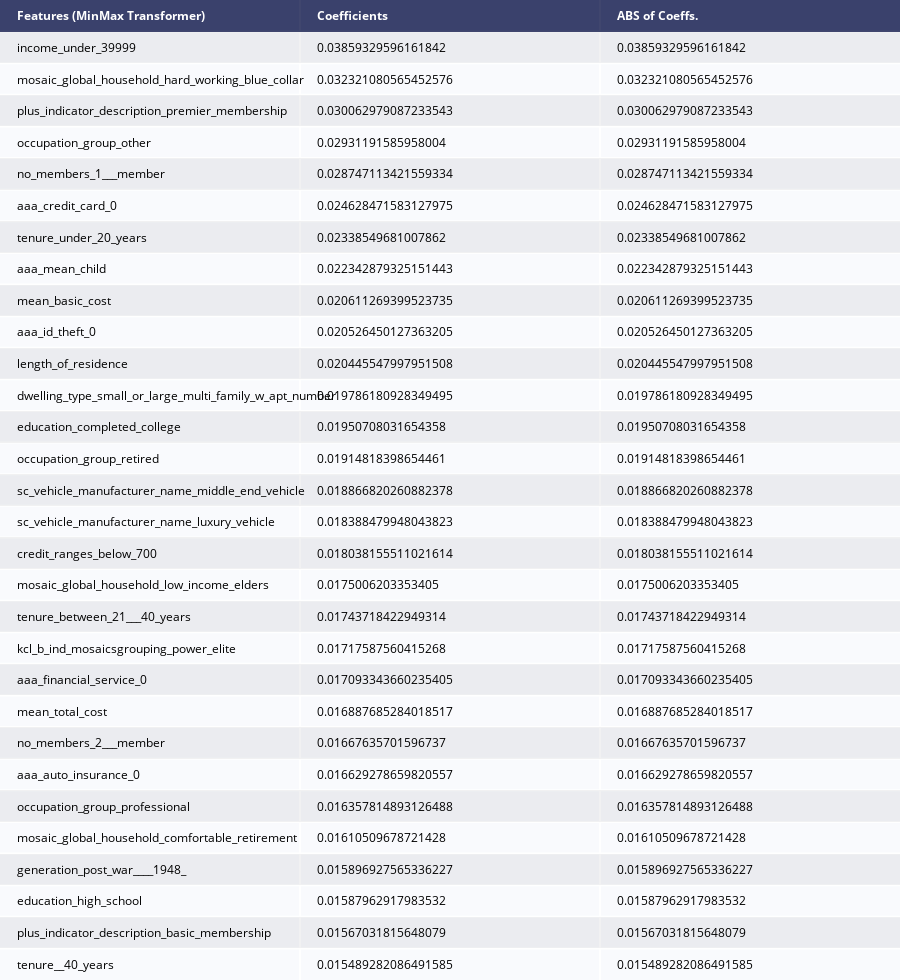

The notebook cell this image was saved under:
### Code cell
coef_df_xgb = pd.DataFrame({'feature':testX.columns, 'coefs': xgb.feature_importances_})
coef_df_xgb["abs_coeff"] = coef_df_xgb['coefs'].abs()
coef_df_xgb.sort_values("abs_coeff",ascending=False,inplace=True)
coef_df_xgb.nlargest(30,columns=["abs_coeff"])
counts_xgb = pd.DataFrame(coef_df_xgb.nlargest(30,columns=["abs_coeff"]), index=None)
counts_xgb.rename(columns={"feature": "Features (MinMax Transformer)", 'coefs':'Coefficients', 'abs_coeff': "ABS of Coeffs."}, inplace=True)
fig = ff.create_table(counts_xgb, height_constant=30, index=False)
fig.write_image(var_to_predict_save+'_xgb_coef.png')
py.iplot(fig)

### Figure 1 — Plotly figure (JSON) as saved in the notebook; plotly's stock layout.template omitted (floating-point values rounded to 4 significant figures)
{"data": [{"colorscale": [[0, "#00083e"], [0.5, "#ededee"], [1, "#ffffff"]], "hoverinfo": "none", "opacity": 0.75, "showscale": false, "type": "heatmap", "z": [[0, 0, 0], [0.5, 0.5, 0.5], [1, 1, 1], [0.5, 0.5, 0.5], [1, 1, 1], [0.5, 0.5, 0.5], [1, 1, 1], [0.5, 0.5, 0.5], [1, 1, 1], [0.5, 0.5, 0.5], [1, 1, 1], [0.5, 0.5, 0.5], [1, 1, 1], [0.5, 0.5, 0.5], [1, 1, 1], [0.5, 0.5, 0.5], [1, 1, 1], [0.5, 0.5, 0.5], [1, 1, 1], [0.5, 0.5, 0.5], [1, 1, 1], [0.5, 0.5, 0.5], [1, 1, 1], [0.5, 0.5, 0.5], [1, 1, 1], [0.5, 0.5, 0.5], [1, 1, 1], [0.5, 0.5, 0.5], [1, 1, 1], [0.5, 0.5, 0.5], [1, 1, 1]]}], "layout": {"annotations": [{"align": "left", "font": {"color": "#ffffff"}, "showarrow": false, "text": "<b>Features (MinMax Transformer)</b>", "x": -0.45, "xanchor": "left", "xref": "x", "y": 0, "yref": "y"}, {"align": "left", "font": {"color": "#ffffff"}, "showarrow": false, "text": "<b>Coefficients</b>", "x": 0.55, "xanchor": "left", "xref": "x", "y": 0, "yref": "y"}, {"align": "left", "font": {"color": "#ffffff"}, "showarrow": false, "text": "<b>ABS of Coeffs.</b>", "x": 1.55, "xanchor": "left", "xref": "x", "y": 0, "yref": "y"}, {"align": "left", "font": {"color": "#000000"}, "showarrow": false, "text": "income_under_39999", "x": -0.45, "xanchor": "left", "xref": "x", "y": 1, "yref": "y"}, {"align": "left", "font": {"color": "#000000"}, "showarrow": false, "text": "0.03859329596161842", "x": 0.55, "xanchor": "left", "xref": "x", "y": 1, "yref": "y"}, {"align": "left", "font": {"color": "#000000"}, "showarrow": false, "text": "0.03859329596161842", "x": 1.55, "xanchor": "left", "xref": "x", "y": 1, "yref": "y"}, {"align": "left", "font": {"color": "#000000"}, "showarrow": false, "text": "mosaic_global_household_hard_working_blue_collar", "x": -0.45, "xanchor": "left", "xref": "x", "y": 2, "yref": "y"}, {"align": "left", "font": {"color": "#000000"}, "showarrow": false, "text": "0.032321080565452576", "x": 0.55, "xanchor": "left", "xref": "x", "y": 2, "yref": "y"}, {"align": "left", "font": {"color": "#000000"}, "showarrow": false, "text": "0.032321080565452576", "x": 1.55, "xanchor": "left", "xref": "x", "y": 2, "yref": "y"}, {"align": "left", "font": {"color": "#000000"}, "showarrow": false, "text": "plus_indicator_description_premier_membership", "x": -0.45, "xanchor": "left", "xref": "x", "y": 3, "yref": "y"}, {"align": "left", "font": {"color": "#000000"}, "showarrow": false, "text": "0.030062979087233543", "x": 0.55, "xanchor": "left", "xref": "x", "y": 3, "yref": "y"}, {"align": "left", "font": {"color": "#000000"}, "showarrow": false, "text": "0.030062979087233543", "x": 1.55, "xanchor": "left", "xref": "x", "y": 3, "yref": "y"}, {"align": "left", "font": {"color": "#000000"}, "showarrow": false, "text": "occupation_group_other", "x": -0.45, "xanchor": "left", "xref": "x", "y": 4, "yref": "y"}, {"align": "left", "font": {"color": "#000000"}, "showarrow": false, "text": "0.02931191585958004", "x": 0.55, "xanchor": "left", "xref": "x", "y": 4, "yref": "y"}, {"align": "left", "font": {"color": "#000000"}, "showarrow": false, "text": "0.02931191585958004", "x": 1.55, "xanchor": "left", "xref": "x", "y": 4, "yref": "y"}, {"align": "left", "font": {"color": "#000000"}, "showarrow": false, "text": "no_members_1___member", "x": -0.45, "xanchor": "left", "xref": "x", "y": 5, "yref": "y"}, {"align": "left", "font": {"color": "#000000"}, "showarrow": false, "text": "0.028747113421559334", "x": 0.55, "xanchor": "left", "xref": "x", "y": 5, "yref": "y"}, {"align": "left", "font": {"color": "#000000"}, "showarrow": false, "text": "0.028747113421559334", "x": 1.55, "xanchor": "left", "xref": "x", "y": 5, "yref": "y"}, {"align": "left", "font": {"color": "#000000"}, "showarrow": false, "text": "aaa_credit_card_0", "x": -0.45, "xanchor": "left", "xref": "x", "y": 6, "yref": "y"}, {"align": "left", "font": {"color": "#000000"}, "showarrow": false, "text": "0.024628471583127975", "x": 0.55, "xanchor": "left", "xref": "x", "y": 6, "yref": "y"}, {"align": "left", "font": {"color": "#000000"}, "showarrow": false, "text": "0.024628471583127975", "x": 1.55, "xanchor": "left", "xref": "x", "y": 6, "yref": "y"}, {"align": "left", "font": {"color": "#000000"}, "showarrow": false, "text": "tenure_under_20_years", "x": -0.45, "xanchor": "left", "xref": "x", "y": 7, "yref": "y"}, {"align": "left", "font": {"color": "#000000"}, "showarrow": false, "text": "0.02338549681007862", "x": 0.55, "xanchor": "left", "xref": "x", "y": 7, "yref": "y"}, {"align": "left", "font": {"color": "#000000"}, "showarrow": false, "text": "0.02338549681007862", "x": 1.55, "xanchor": "left", "xref": "x", "y": 7, "yref": "y"}, {"align": "left", "font": {"color": "#000000"}, "showarrow": false, "text": "aaa_mean_child", "x": -0.45, "xanchor": "left", "xref": "x", "y": 8, "yref": "y"}, {"align": "left", "font": {"color": "#000000"}, "showarrow": false, "text": "0.022342879325151443", "x": 0.55, "xanchor": "left", "xref": "x", "y": 8, "yref": "y"}, {"align": "left", "font": {"color": "#000000"}, "showarrow": false, "text": "0.022342879325151443", "x": 1.55, "xanchor": "left", "xref": "x", "y": 8, "yref": "y"}, {"align": "left", "font": {"color": "#000000"}, "showarrow": false, "text": "mean_basic_cost", "x": -0.45, "xanchor": "left", "xref": "x", "y": 9, "yref": "y"}, {"align": "left", "font": {"color": "#000000"}, "showarrow": false, "text": "0.020611269399523735", "x": 0.55, "xanchor": "left", "xref": "x", "y": 9, "yref": "y"}, {"align": "left", "font": {"color": "#000000"}, "showarrow": false, "text": "0.020611269399523735", "x": 1.55, "xanchor": "left", "xref": "x", "y": 9, "yref": "y"}, {"align": "left", "font": {"color": "#000000"}, "showarrow": false, "text": "aaa_id_theft_0", "x": -0.45, "xanchor": "left", "xref": "x", "y": 10, "yref": "y"}, {"align": "left", "font": {"color": "#000000"}, "showarrow": false, "text": "0.020526450127363205", "x": 0.55, "xanchor": "left", "xref": "x", "y": 10, "yref": "y"}, {"align": "left", "font": {"color": "#000000"}, "showarrow": false, "text": "0.020526450127363205", "x": 1.55, "xanchor": "left", "xref": "x", "y": 10, "yref": "y"}, {"align": "left", "font": {"color": "#000000"}, "showarrow": false, "text": "length_of_residence", "x": -0.45, "xanchor": "left", "xref": "x", "y": 11, "yref": "y"}, {"align": "left", "font": {"color": "#000000"}, "showarrow": false, "text": "0.020445547997951508", "x": 0.55, "xanchor": "left", "xref": "x", "y": 11, "yref": "y"}, {"align": "left", "font": {"color": "#000000"}, "showarrow": false, "text": "0.020445547997951508", "x": 1.55, "xanchor": "left", "xref": "x", "y": 11, "yref": "y"}, {"align": "left", "font": {"color": "#000000"}, "showarrow": false, "text": "dwelling_type_small_or_large_multi_family_w_apt_number", "x": -0.45, "xanchor": "left", "xref": "x", "y": 12, "yref": "y"}, {"align": "left", "font": {"color": "#000000"}, "showarrow": false, "text": "0.019786180928349495", "x": 0.55, "xanchor": "left", "xref": "x", "y": 12, "yref": "y"}, {"align": "left", "font": {"color": "#000000"}, "showarrow": false, "text": "0.019786180928349495", "x": 1.55, "xanchor": "left", "xref": "x", "y": 12, "yref": "y"}, {"align": "left", "font": {"color": "#000000"}, "showarrow": false, "text": "education_completed_college", "x": -0.45, "xanchor": "left", "xref": "x", "y": 13, "yref": "y"}, {"align": "left", "font": {"color": "#000000"}, "showarrow": false, "text": "0.01950708031654358", "x": 0.55, "xanchor": "left", "xref": "x", "y": 13, "yref": "y"}, {"align": "left", "font": {"color": "#000000"}, "showarrow": false, "text": "0.01950708031654358", "x": 1.55, "xanchor": "left", "xref": "x", "y": 13, "yref": "y"}, {"align": "left", "font": {"color": "#000000"}, "showarrow": false, "text": "occupation_group_retired", "x": -0.45, "xanchor": "left", "xref": "x", "y": 14, "yref": "y"}, {"align": "left", "font": {"color": "#000000"}, "showarrow": false, "text": "0.01914818398654461", "x": 0.55, "xanchor": "left", "xref": "x", "y": 14, "yref": "y"}, {"align": "left", "font": {"color": "#000000"}, "showarrow": false, "text": "0.01914818398654461", "x": 1.55, "xanchor": "left", "xref": "x", "y": 14, "yref": "y"}, {"align": "left", "font": {"color": "#000000"}, "showarrow": false, "text": "sc_vehicle_manufacturer_name_middle_end_vehicle", "x": -0.45, "xanchor": "left", "xref": "x", "y": 15, "yref": "y"}, {"align": "left", "font": {"color": "#000000"}, "showarrow": false, "text": "0.018866820260882378", "x": 0.55, "xanchor": "left", "xref": "x", "y": 15, "yref": "y"}, {"align": "left", "font": {"color": "#000000"}, "showarrow": false, "text": "0.018866820260882378", "x": 1.55, "xanchor": "left", "xref": "x", "y": 15, "yref": "y"}, {"align": "left", "font": {"color": "#000000"}, "showarrow": false, "text": "sc_vehicle_manufacturer_name_luxury_vehicle", "x": -0.45, "xanchor": "left", "xref": "x", "y": 16, "yref": "y"}, {"align": "left", "font": {"color": "#000000"}, "showarrow": false, "text": "0.018388479948043823", "x": 0.55, "xanchor": "left", "xref": "x", "y": 16, "yref": "y"}, {"align": "left", "font": {"color": "#000000"}, "showarrow": false, "text": "0.018388479948043823", "x": 1.55, "xanchor": "left", "xref": "x", "y": 16, "yref": "y"}, {"align": "left", "font": {"color": "#000000"}, "showarrow": false, "text": "credit_ranges_below_700", "x": -0.45, "xanchor": "left", "xref": "x", "y": 17, "yref": "y"}, {"align": "left", "font": {"color": "#000000"}, "showarrow": false, "text": "0.018038155511021614", "x": 0.55, "xanchor": "left", "xref": "x", "y": 17, "yref": "y"}, {"align": "left", "font": {"color": "#000000"}, "showarrow": false, "text": "0.018038155511021614", "x": 1.55, "xanchor": "left", "xref": "x", "y": 17, "yref": "y"}, {"align": "left", "font": {"color": "#000000"}, "showarrow": false, "text": "mosaic_global_household_low_income_elders", "x": -0.45, "xanchor": "left", "xref": "x", "y": 18, "yref": "y"}, {"align": "left", "font": {"color": "#000000"}, "showarrow": false, "text": "0.0175006203353405", "x": 0.55, "xanchor": "left", "xref": "x", "y": 18, "yref": "y"}, {"align": "left", "font": {"color": "#000000"}, "showarrow": false, "text": "0.0175006203353405", "x": 1.55, "xanchor": "left", "xref": "x", "y": 18, "yref": "y"}, {"align": "left", "font": {"color": "#000000"}, "showarrow": false, "text": "tenure_between_21___40_years", "x": -0.45, "xanchor": "left", "xref": "x", "y": 19, "yref": "y"}, {"align": "left", "font": {"color": "#000000"}, "showarrow": false, "text": "0.01743718422949314", "x": 0.55, "xanchor": "left", "xref": "x", "y": 19, "yref": "y"}, {"align": "left", "font": {"color": "#000000"}, "showarrow": false, "text": "0.01743718422949314", "x": 1.55, "xanchor": "left", "xref": "x", "y": 19, "yref": "y"}, {"align": "left", "font": {"color": "#000000"}, "showarrow": false, "text": "kcl_b_ind_mosaicsgrouping_power_elite", "x": -0.45, "xanchor": "left", "xref": "x", "y": 20, "yref": "y"}, {"align": "left", "font": {"color": "#000000"}, "showarrow": false, "text": "0.01717587560415268", "x": 0.55, "xanchor": "left", "xref": "x", "y": 20, "yref": "y"}, {"align": "left", "font": {"color": "#000000"}, "showarrow": false, "text": "0.01717587560415268", "x": 1.55, "xanchor": "left", "xref": "x", "y": 20, "yref": "y"}, {"align": "left", "font": {"color": "#000000"}, "showarrow": false, "text": "aaa_financial_service_0", "x": -0.45, "xanchor": "left", "xref": "x", "y": 21, "yref": "y"}, {"align": "left", "font": {"color": "#000000"}, "showarrow": false, "text": "0.017093343660235405", "x": 0.55, "xanchor": "left", "xref": "x", "y": 21, "yref": "y"}, {"align": "left", "font": {"color": "#000000"}, "showarrow": false, "text": "0.017093343660235405", "x": 1.55, "xanchor": "left", "xref": "x", "y": 21, "yref": "y"}, {"align": "left", "font": {"color": "#000000"}, "showarrow": false, "text": "mean_total_cost", "x": -0.45, "xanchor": "left", "xref": "x", "y": 22, "yref": "y"}, {"align": "left", "font": {"color": "#000000"}, "showarrow": false, "text": "0.016887685284018517", "x": 0.55, "xanchor": "left", "xref": "x", "y": 22, "yref": "y"}, {"align": "left", "font": {"color": "#000000"}, "showarrow": false, "text": "0.016887685284018517", "x": 1.55, "xanchor": "left", "xref": "x", "y": 22, "yref": "y"}, {"align": "left", "font": {"color": "#000000"}, "showarrow": false, "text": "no_members_2___member", "x": -0.45, "xanchor": "left", "xref": "x", "y": 23, "yref": "y"}, {"align": "left", "font": {"color": "#000000"}, "showarrow": false, "text": "0.01667635701596737", "x": 0.55, "xanchor": "left", "xref": "x", "y": 23, "yref": "y"}, {"align": "left", "font": {"color": "#000000"}, "showarrow": false, "text": "0.01667635701596737", "x": 1.55, "xanchor": "left", "xref": "x", "y": 23, "yref": "y"}, {"align": "left", "font": {"color": "#000000"}, "showarrow": false, "text": "aaa_auto_insurance_0", "x": -0.45, "xanchor": "left", "xref": "x", "y": 24, "yref": "y"}, {"align": "left", "font": {"color": "#000000"}, "showarrow": false, "text": "0.016629278659820557", "x": 0.55, "xanchor": "left", "xref": "x", "y": 24, "yref": "y"}, {"align": "left", "font": {"color": "#000000"}, "showarrow": false, "text": "0.016629278659820557", "x": 1.55, "xanchor": "left", "xref": "x", "y": 24, "yref": "y"}, {"align": "left", "font": {"color": "#000000"}, "showarrow": false, "text": "occupation_group_professional", "x": -0.45, "xanchor": "left", "xref": "x", "y": 25, "yref": "y"}, {"align": "left", "font": {"color": "#000000"}, "showarrow": false, "text": "0.016357814893126488", "x": 0.55, "xanchor": "left", "xref": "x", "y": 25, "yref": "y"}, {"align": "left", "font": {"color": "#000000"}, "showarrow": false, "text": "0.016357814893126488", "x": 1.55, "xanchor": "left", "xref": "x", "y": 25, "yref": "y"}, {"align": "left", "font": {"color": "#000000"}, "showarrow": false, "text": "mosaic_global_household_comfortable_retirement", "x": -0.45, "xanchor": "left", "xref": "x", "y": 26, "yref": "y"}, {"align": "left", "font": {"color": "#000000"}, "showarrow": false, "text": "0.01610509678721428", "x": 0.55, "xanchor": "left", "xref": "x", "y": 26, "yref": "y"}, {"align": "left", "font": {"color": "#000000"}, "showarrow": false, "text": "0.01610509678721428", "x": 1.55, "xanchor": "left", "xref": "x", "y": 26, "yref": "y"}, {"align": "left", "font": {"color": "#000000"}, "showarrow": false, "text": "generation_post_war____1948_", "x": -0.45, "xanchor": "left", "xref": "x", "y": 27, "yref": "y"}, {"align": "left", "font": {"color": "#000000"}, "showarrow": false, "text": "0.015896927565336227", "x": 0.55, "xanchor": "left", "xref": "x", "y": 27, "yref": "y"}, {"align": "left", "font": {"color": "#000000"}, "showarrow": false, "text": "0.015896927565336227", "x": 1.55, "xanchor": "left", "xref": "x", "y": 27, "yref": "y"}, {"align": "left", "font": {"color": "#000000"}, "showarrow": false, "text": "education_high_school", "x": -0.45, "xanchor": "left", "xref": "x", "y": 28, "yref": "y"}, {"align": "left", "font": {"color": "#000000"}, "showarrow": false, "text": "0.01587962917983532", "x": 0.55, "xanchor": "left", "xref": "x", "y": 28, "yref": "y"}, {"align": "left", "font": {"color": "#000000"}, "showarrow": false, "text": "0.01587962917983532", "x": 1.55, "xanchor": "left", "xref": "x", "y": 28, "yref": "y"}, {"align": "left", "font": {"color": "#000000"}, "showarrow": false, "text": "plus_indicator_description_basic_membership", "x": -0.45, "xanchor": "left", "xref": "x", "y": 29, "yref": "y"}, {"align": "left", "font": {"color": "#000000"}, "showarrow": false, "text": "0.01567031815648079", "x": 0.55, "xanchor": "left", "xref": "x", "y": 29, "yref": "y"}, {"align": "left", "font": {"color": "#000000"}, "showarrow": false, "text": "0.01567031815648079", "x": 1.55, "xanchor": "left", "xref": "x", "y": 29, "yref": "y"}, {"align": "left", "font": {"color": "#000000"}, "showarrow": false, "text": "tenure__40_years", "x": -0.45, "xanchor": "left", "xref": "x", "y": 30, "yref": "y"}, {"align": "left", "font": {"color": "#000000"}, "showarrow": false, "text": "0.015489282086491585", "x": 0.55, "xanchor": "left", "xref": "x", "y": 30, "yref": "y"}, {"align": "left", "font": {"color": "#000000"}, "showarrow": false, "text": "0.015489282086491585", "x": 1.55, "xanchor": "left", "xref": "x", "y": 30, "yref": "y"}], "height": 980, "margin": {"b": 0, "l": 0, "r": 0, "t": 0}, "xaxis": {"dtick": 1, "gridwidth": 2, "showticklabels": false, "tick0": -0.5, "ticks": "", "zeroline": false}, "yaxis": {"autorange": "reversed", "dtick": 1, "gridwidth": 2, "showticklabels": false, "tick0": 0.5, "ticks": "", "zeroline": false}}}
